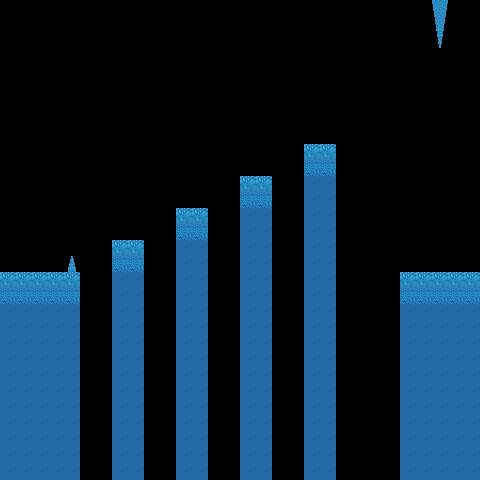

Tiled map render using the project's own tile images. Description and the whole map definition, tile-layer contents included, below:
An orthogonal 30x30 tile map with 16x16 px tiles, 2 tile layers (walls, obstacles), 2 tilesets.

<map version="1.10" tiledversion="1.10.2" orientation="orthogonal" renderorder="right-down" width="30" height="30" tilewidth="16" tileheight="16" infinite="0" nextlayerid="3" nextobjectid="1">
 <editorsettings>
  <export target="ice_8.tmj" format="json" />
 </editorsettings>
 <tileset firstgid="1" source="../ice.tsx" />
 <tileset firstgid="17" source="../obstacles.tsx" />
 <layer id="1" name="walls" width="30" height="30">
  <data encoding="csv">
0,0,0,0,0,0,0,0,0,0,0,0,0,0,0,0,0,0,0,0,0,0,0,0,0,0,0,0,0,0,
0,0,0,0,0,0,0,0,0,0,0,0,0,0,0,0,0,0,0,0,0,0,0,0,0,0,0,0,0,0,
0,0,0,0,0,0,0,0,0,0,0,0,0,0,0,0,0,0,0,0,0,0,0,0,0,0,0,0,0,0,
0,0,0,0,0,0,0,0,0,0,0,0,0,0,0,0,0,0,0,0,0,0,0,0,0,0,0,0,0,0,
0,0,0,0,0,0,0,0,0,0,0,0,0,0,0,0,0,0,0,0,0,0,0,0,0,0,0,0,0,0,
0,0,0,0,0,0,0,0,0,0,0,0,0,0,0,0,0,0,0,0,0,0,0,0,0,0,0,0,0,0,
0,0,0,0,0,0,0,0,0,0,0,0,0,0,0,0,0,0,0,0,0,0,0,0,0,0,0,0,0,0,
0,0,0,0,0,0,0,0,0,0,0,0,0,0,0,0,0,0,0,0,0,0,0,0,0,0,0,0,0,0,
0,0,0,0,0,0,0,0,0,0,0,0,0,0,0,0,0,0,0,0,0,0,0,0,0,0,0,0,0,0,
0,0,0,0,0,0,0,0,0,0,0,0,0,0,0,0,0,0,0,5,5,0,0,0,0,0,0,0,0,0,
0,0,0,0,0,0,0,0,0,0,0,0,0,0,0,0,0,0,0,9,9,0,0,0,0,0,0,0,0,0,
0,0,0,0,0,0,0,0,0,0,0,0,0,0,0,5,5,0,0,13,13,0,0,0,0,0,0,0,0,0,
0,0,0,0,0,0,0,0,0,0,0,0,0,0,0,9,9,0,0,13,13,0,0,0,0,0,0,0,0,0,
0,0,0,0,0,0,0,0,0,0,0,5,5,0,0,13,13,0,0,13,13,0,0,0,0,0,0,0,0,0,
0,0,0,0,0,0,0,0,0,0,0,9,9,0,0,13,13,0,0,13,13,0,0,0,0,0,0,0,0,0,
0,0,0,0,0,0,0,5,5,0,0,13,13,0,0,13,13,0,0,13,13,0,0,0,0,0,0,0,0,0,
0,0,0,0,0,0,0,9,9,0,0,13,13,0,0,13,13,0,0,13,13,0,0,0,0,0,0,0,0,0,
5,5,5,5,5,0,0,13,13,0,0,13,13,0,0,13,13,0,0,13,13,0,0,0,0,5,5,5,5,5,
9,9,9,9,9,0,0,13,13,0,0,13,13,0,0,13,13,0,0,13,13,0,0,0,0,9,9,9,9,9,
13,13,13,13,13,0,0,13,13,0,0,13,13,0,0,13,13,0,0,13,13,0,0,0,0,13,13,13,13,13,
13,13,13,13,13,0,0,13,13,0,0,13,13,0,0,13,13,0,0,13,13,0,0,0,0,13,13,13,13,13,
13,13,13,13,13,0,0,13,13,0,0,13,13,0,0,13,13,0,0,13,13,0,0,0,0,13,13,13,13,13,
13,13,13,13,13,0,0,13,13,0,0,13,13,0,0,13,13,0,0,13,13,0,0,0,0,13,13,13,13,13,
13,13,13,13,13,0,0,13,13,0,0,13,13,0,0,13,13,0,0,13,13,0,0,0,0,13,13,13,13,13,
13,13,13,13,13,0,0,13,13,0,0,13,13,0,0,13,13,0,0,13,13,0,0,0,0,13,13,13,13,13,
13,13,13,13,13,0,0,13,13,0,0,13,13,0,0,13,13,0,0,13,13,0,0,0,0,13,13,13,13,13,
13,13,13,13,13,0,0,13,13,0,0,13,13,0,0,13,13,0,0,13,13,0,0,0,0,13,13,13,13,13,
13,13,13,13,13,0,0,13,13,0,0,13,13,0,0,13,13,0,0,13,13,0,0,0,0,13,13,13,13,13,
13,13,13,13,13,0,0,13,13,0,0,13,13,0,0,13,13,0,0,13,13,0,0,0,0,13,13,13,13,13,
13,13,13,13,13,0,0,13,13,0,0,13,13,0,0,13,13,0,0,13,13,0,0,0,0,13,13,13,13,13
</data>
 </layer>
 <layer id="2" name="obstacles" width="30" height="30">
  <data encoding="csv">
0,0,0,0,0,0,0,0,0,0,0,0,0,0,0,0,0,0,0,0,0,0,0,0,0,0,0,0,0,0,
0,0,0,0,0,0,0,0,0,0,0,0,0,0,0,0,0,0,0,0,0,0,0,0,0,0,0,0,0,0,
0,0,0,0,0,0,0,0,0,0,0,0,0,0,0,0,0,0,0,0,0,0,0,0,0,0,0,17,0,0,
0,0,0,0,0,0,0,0,0,0,0,0,0,0,0,0,0,0,0,0,0,0,0,0,0,0,0,0,0,0,
0,0,0,0,0,0,0,0,0,0,0,0,0,0,0,0,0,0,0,0,0,0,0,0,0,0,0,0,0,0,
0,0,0,0,0,0,0,0,0,0,0,0,0,0,0,0,0,0,0,0,0,0,0,0,0,0,0,0,0,0,
0,0,0,0,0,0,0,0,0,0,0,0,0,0,0,0,0,0,0,0,0,0,0,0,0,0,0,0,0,0,
0,0,0,0,0,0,0,0,0,0,0,0,0,0,0,0,0,0,0,0,0,0,0,0,0,0,0,0,0,0,
0,0,0,0,0,0,0,0,0,0,0,0,0,0,0,0,0,0,0,0,0,0,0,0,0,0,0,0,0,0,
0,0,0,0,0,0,0,0,0,0,0,0,0,0,0,0,0,0,0,0,0,0,0,0,0,0,0,0,0,0,
0,0,0,0,0,0,0,0,0,0,0,0,0,0,0,0,0,0,0,0,0,0,0,0,0,0,0,0,0,0,
0,0,0,0,0,0,0,0,0,0,0,0,0,0,0,0,0,0,0,0,0,0,0,0,0,0,0,0,0,0,
0,0,0,0,0,0,0,0,0,0,0,0,0,0,0,0,0,0,0,0,0,0,0,0,0,0,0,0,0,0,
0,0,0,0,0,0,0,0,0,0,0,0,0,0,0,0,0,0,0,0,0,0,0,0,0,0,0,0,0,0,
0,0,0,0,0,0,0,0,0,0,0,0,0,0,0,0,0,0,0,0,0,0,0,0,0,0,0,0,0,0,
0,0,0,0,0,0,0,0,0,0,0,0,0,0,0,0,0,0,0,0,0,0,0,0,0,0,0,0,0,0,
0,0,0,0,4,0,0,0,0,0,0,0,0,0,0,0,0,0,0,0,0,0,0,0,0,0,0,0,0,0,
0,0,0,0,0,0,0,0,0,0,0,0,0,0,0,0,0,0,0,0,0,0,0,0,0,0,0,0,0,0,
0,0,0,0,0,0,0,0,0,0,0,0,0,0,0,0,0,0,0,0,0,0,0,0,0,0,0,0,0,0,
0,0,0,0,0,0,0,0,0,0,0,0,0,0,0,0,0,0,0,0,0,0,0,0,0,0,0,0,0,0,
0,0,0,0,0,0,0,0,0,0,0,0,0,0,0,0,0,0,0,0,0,0,0,0,0,0,0,0,0,0,
0,0,0,0,0,0,0,0,0,0,0,0,0,0,0,0,0,0,0,0,0,0,0,0,0,0,0,0,0,0,
0,0,0,0,0,0,0,0,0,0,0,0,0,0,0,0,0,0,0,0,0,0,0,0,0,0,0,0,0,0,
0,0,0,0,0,0,0,0,0,0,0,0,0,0,0,0,0,0,0,0,0,0,0,0,0,0,0,0,0,0,
0,0,0,0,0,0,0,0,0,0,0,0,0,0,0,0,0,0,0,0,0,0,0,0,0,0,0,0,0,0,
0,0,0,0,0,0,0,0,0,0,0,0,0,0,0,0,0,0,0,0,0,0,0,0,0,0,0,0,0,0,
0,0,0,0,0,0,0,0,0,0,0,0,0,0,0,0,0,0,0,0,0,0,0,0,0,0,0,0,0,0,
0,0,0,0,0,0,0,0,0,0,0,0,0,0,0,0,0,0,0,0,0,0,0,0,0,0,0,0,0,0,
0,0,0,0,0,0,0,0,0,0,0,0,0,0,0,0,0,0,0,0,0,0,0,0,0,0,0,0,0,0,
0,0,0,0,0,0,0,0,0,0,0,0,0,0,0,0,0,0,0,0,0,0,0,0,0,0,0,0,0,0
</data>
 </layer>
</map>
